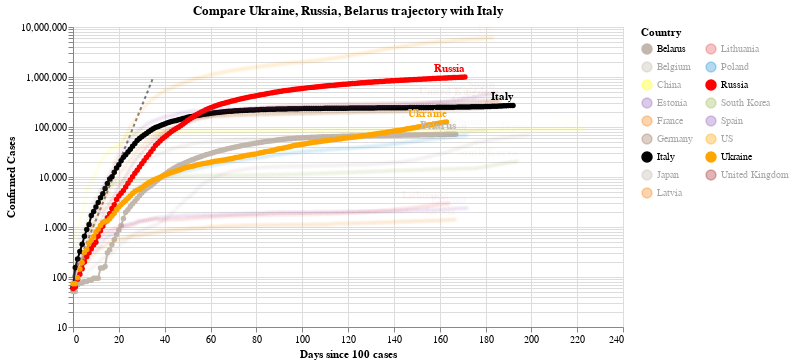

Notebook cell for this chart:
### Code cell
#hide_input
chart2 = make_since_chart(dff2, ['Ukraine','Russia', 'Belarus'], baseline_countries)
chart2

### Figure 1 — Vega-Lite specification as saved in the notebook (floating-point values rounded to 4 significant figures; data arrays with more than 128 entries replaced by an {"elided": "..."} marker saying what was removed)
{"config": {"view": {"continuousWidth": 400, "continuousHeight": 300}}, "layer": [{"data": {"name": "data-628230001892d6798b50651be41d1b3e"}, "mark": {"type": "line", "color": "black", "opacity": 0.5, "strokeDash": [3, 3]}, "encoding": {"x": {"type": "quantitative", "field": "Days since 100 cases"}, "y": {"type": "quantitative", "field": "Confirmed Cases"}}}, {"data": {"name": "data-f931ec4f3e89ca42b92033260d42e70b"}, "mark": {"type": "line", "point": true}, "encoding": {"color": {"type": "nominal", "field": "Country", "legend": {"columns": 2}, "scale": {"domain": ["Belarus", "Belgium", "China", "Estonia", "France", "Germany", "Italy", "Japan", "Latvia", "Lithuania", "Poland", "Russia", "South Korea", "Spain", "US", "Ukraine", "United Kingdom"], "range": ["#C1B7AD", "#C1B7AD", "yellow", "#9467bd", "#F58518", "#9D755D", "black", "#C1B7AD", "#F58518", "#E45756", "#2495D3", "red", "#A1BA59", "#9467bd", "orange", "orange", "brown"]}}, "opacity": {"condition": {"value": 1, "selection": "selector004"}, "value": 0.05}, "tooltip": [{"type": "nominal", "field": "Country"}, {"type": "temporal", "field": "Date"}, {"type": "quantitative", "field": "Confirmed Cases"}, {"type": "quantitative", "field": "Days since 100 cases"}], "x": {"type": "quantitative", "field": "Days since 100 cases"}, "y": {"type": "quantitative", "field": "Confirmed Cases", "scale": {"type": "log"}}}, "selection": {"selector004": {"type": "multi", "fields": ["Country"], "bind": "legend", "init": [{"Country": "Ukraine"}, {"Country": "Russia"}, {"Country": "Belarus"}, {"Country": "Italy"}]}}, "width": 550}, {"data": {"name": "data-f931ec4f3e89ca42b92033260d42e70b"}, "mark": {"type": "text", "align": "right", "dy": -8, "fontWeight": "bold"}, "encoding": {"color": {"type": "nominal", "field": "Country", "legend": {"columns": 2}, "scale": {"domain": ["Belarus", "Belgium", "China", "Estonia", "France", "Germany", "Italy", "Japan", "Latvia", "Lithuania", "Poland", "Russia", "South Korea", "Spain", "US", "Ukraine", "United Kingdom"], "range": ["#C1B7AD", "#C1B7AD", "yellow", "#9467bd", "#F58518", "#9D755D", "black", "#C1B7AD", "#F58518", "#E45756", "#2495D3", "red", "#A1BA59", "#9467bd", "orange", "orange", "brown"]}}, "opacity": {"condition": {"value": 1, "selection": "selector004"}, "value": 0.05}, "text": {"type": "nominal", "field": "Country"}, "tooltip": [{"type": "nominal", "field": "Country"}, {"type": "temporal", "field": "Date"}, {"type": "quantitative", "field": "Confirmed Cases"}, {"type": "quantitative", "field": "Days since 100 cases"}], "x": {"type": "quantitative", "field": "Days since 100 cases"}, "y": {"type": "quantitative", "field": "Confirmed Cases", "scale": {"type": "log"}}}, "transform": [{"filter": "(datum['Date'] >= 1598918400000)"}], "width": 550}], "title": "Compare Ukraine, Russia, Belarus trajectory with Italy", "$schema": "https://vega.github.io/schema/vega-lite/v4.0.2.json", "datasets": {"data-628230001892d6798b50651be41d1b3e": [{"Days since 100 cases": 0, "Confirmed Cases": 100.0}, {"Days since 100 cases": 1, "Confirmed Cases": 130.0}, {"Days since 100 cases": 2, "Confirmed Cases": 169.0}, {"Days since 100 cases": 3, "Confirmed Cases": 219.7}, {"Days since 100 cases": 4, "Confirmed Cases": 285.6}, {"Days since 100 cases": 5, "Confirmed Cases": 371.3}, {"Days since 100 cases": 6, "Confirmed Cases": 482.7}, {"Days since 100 cases": 7, "Confirmed Cases": 627.5}, {"Days since 100 cases": 8, "Confirmed Cases": 815.7}, {"Days since 100 cases": 9, "Confirmed Cases": 1060.0}, {"Days since 100 cases": 10, "Confirmed Cases": 1379.0}, {"Days since 100 cases": 11, "Confirmed Cases": 1792.0}, {"Days since 100 cases": 12, "Confirmed Cases": 2330.0}, {"Days since 100 cases": 13, "Confirmed Cases": 3029.0}, {"Days since 100 cases": 14, "Confirmed Cases": 3937.0}, {"Days since 100 cases": 15, "Confirmed Cases": 5119.0}, {"Days since 100 cases": 16, "Confirmed Cases": 6654.0}, {"Days since 100 cases": 17, "Confirmed Cases": 8650.0}, {"Days since 100 cases": 18, "Confirmed Cases": 11250.0}, {"Days since 100 cases": 19, "Confirmed Cases": 14620.0}, {"Days since 100 cases": 20, "Confirmed Cases": 19000.0}, {"Days since 100 cases": 21, "Confirmed Cases": 24710.0}, {"Days since 100 cases": 22, "Confirmed Cases": 32120.0}, {"Days since 100 cases": 23, "Confirmed Cases": 41750.0}, {"Days since 100 cases": 24, "Confirmed Cases": 54280.0}, {"Days since 100 cases": 25, "Confirmed Cases": 70560.0}, {"Days since 100 cases": 26, "Confirmed Cases": 91730.0}, {"Days since 100 cases": 27, "Confirmed Cases": 119300.0}, {"Days since 100 cases": 28, "Confirmed Cases": 155000.0}, {"Days since 100 cases": 29, "Confirmed Cases": 201500.0}, {"Days since 100 cases": 30, "Confirmed Cases": 262000.0}, {"Days since 100 cases": 31, "Confirmed Cases": 340600.0}, {"Days since 100 cases": 32, "Confirmed Cases": 442800.0}, {"Days since 100 cases": 33, "Confirmed Cases": 575600.0}, {"Days since 100 cases": 34, "Confirmed Cases": 748300.0}, {"Days since 100 cases": 35, "Confirmed Cases": 972800.0}], "data-f931ec4f3e89ca42b92033260d42e70b": {"elided": "3105 records"}}}
